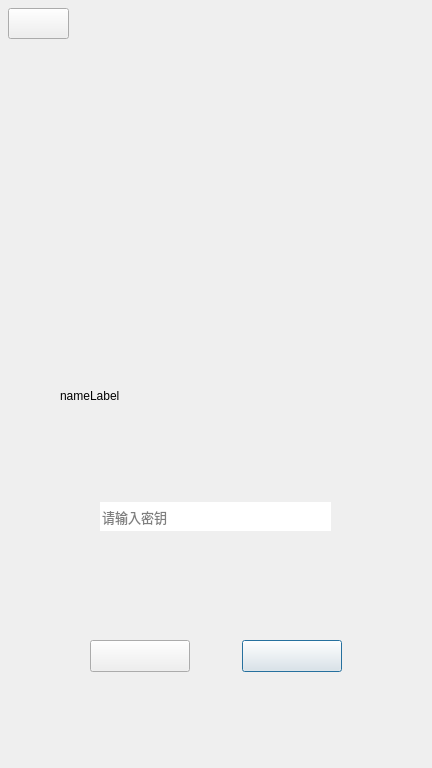
<?xml version="1.0" encoding="UTF-8"?>
<ui version="4.0">
 <class>secertcode</class>
 <widget class="QDialog" name="secertcode">
  <property name="geometry">
   <rect>
    <x>0</x>
    <y>0</y>
    <width>432</width>
    <height>768</height>
   </rect>
  </property>
  <property name="windowTitle">
   <string>疫情地图管理系统</string>
  </property>
  <widget class="QLabel" name="UI_register_password">
   <property name="geometry">
    <rect>
     <x>0</x>
     <y>0</y>
     <width>432</width>
     <height>768</height>
    </rect>
   </property>
   <property name="text">
    <string>&lt;html&gt;&lt;head/&gt;&lt;body&gt;&lt;p&gt;&lt;img src=&quot;:/GUI/UI_login_admin_password.png&quot;/&gt;&lt;/p&gt;&lt;/body&gt;&lt;/html&gt;</string>
   </property>
  </widget>
  <widget class="QPushButton" name="saveButton">
   <property name="geometry">
    <rect>
     <x>242</x>
     <y>640</y>
     <width>100</width>
     <height>32</height>
    </rect>
   </property>
   <property name="styleSheet">
    <string notr="true">border-image: url(:/GUI/UI_btn_confirm_1.png);</string>
   </property>
  </widget>
  <widget class="QPushButton" name="exitButton">
   <property name="geometry">
    <rect>
     <x>90</x>
     <y>640</y>
     <width>100</width>
     <height>32</height>
    </rect>
   </property>
   <property name="styleSheet">
    <string notr="true">border-image: url(:/GUI/UI_btn_cancel_1.png);</string>
   </property>
   <property name="text">
    <string/>
   </property>
  </widget>
  <widget class="QPushButton" name="QuitButton">
   <property name="geometry">
    <rect>
     <x>8</x>
     <y>8</y>
     <width>61</width>
     <height>31</height>
    </rect>
   </property>
   <property name="styleSheet">
    <string notr="true">border-image: url(:/GUI/UI_login_btn_quit_1.png);</string>
   </property>
   <property name="text">
    <string/>
   </property>
  </widget>
  <widget class="QLabel" name="nameLabel">
   <property name="geometry">
    <rect>
     <x>60</x>
     <y>370</y>
     <width>101</width>
     <height>51</height>
    </rect>
   </property>
   <property name="text">
    <string>nameLabel</string>
   </property>
  </widget>
  <widget class="QLineEdit" name="userCodeText">
   <property name="enabled">
    <bool>true</bool>
   </property>
   <property name="geometry">
    <rect>
     <x>100</x>
     <y>502</y>
     <width>231</width>
     <height>29</height>
    </rect>
   </property>
   <property name="font">
    <font>
     <family>思源黑体 CN Normal</family>
     <pointsize>10</pointsize>
    </font>
   </property>
   <property name="frame">
    <bool>false</bool>
   </property>
   <property name="echoMode">
    <enum>QLineEdit::Password</enum>
   </property>
   <property name="placeholderText">
    <string>请输入密钥</string>
   </property>
   <property name="clearButtonEnabled">
    <bool>true</bool>
   </property>
  </widget>
  <zorder>nameLabel</zorder>
  <zorder>UI_register_password</zorder>
  <zorder>saveButton</zorder>
  <zorder>exitButton</zorder>
  <zorder>QuitButton</zorder>
  <zorder>userCodeText</zorder>
 </widget>
 <resources/>
 <connections/>
</ui>
